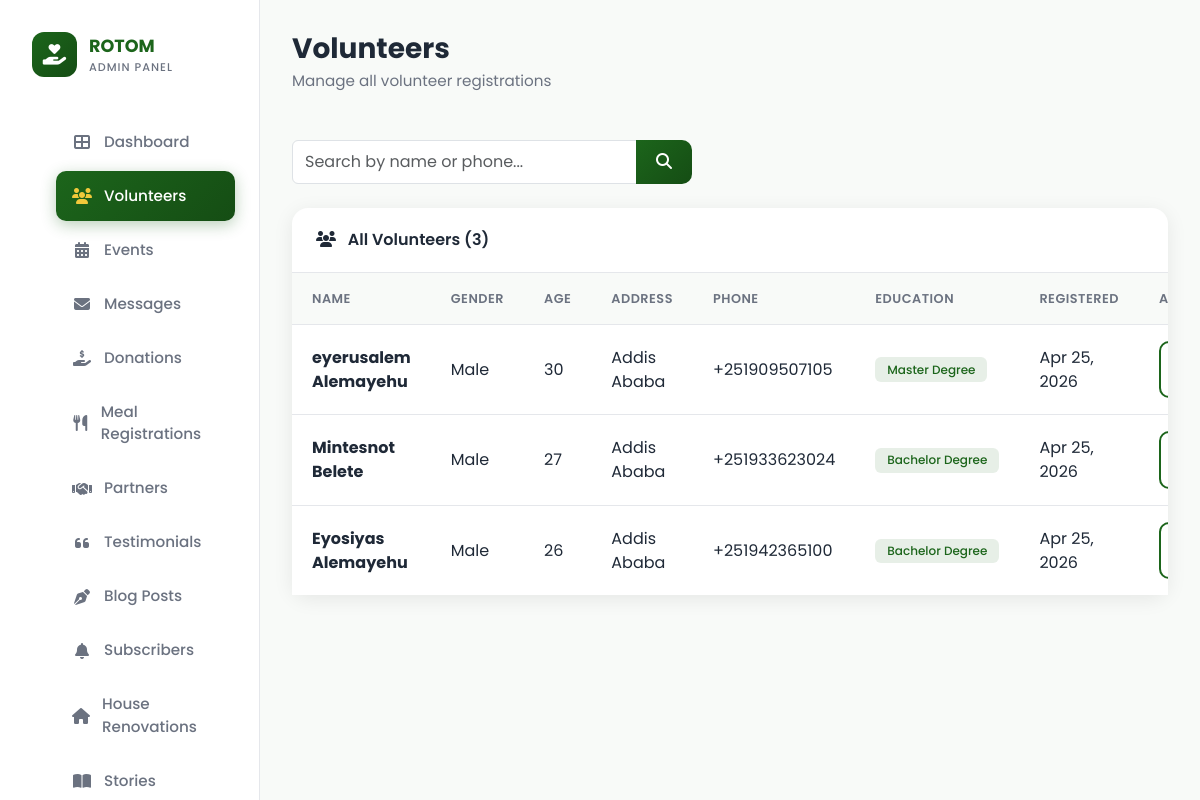
/dashboard/manage-volunteers/ (signed in), run on the app's committed database.
### rotom/models.py (models this page shows, shortened)
class VolunteerProfile(models.Model):
    TIME_CHOICES = [
        ('morning', 'Morning'),
        ('afternoon', 'Afternoon'),
    ]
    EDUCATION_CHOICES = [
        ('high_school', 'High School'),
        ('associate_degree', 'Associate Degree'),
        ('bachelor_degree', 'Bachelor Degree'),
        ('master_degree', 'Master Degree'),
        ('doctorate', 'Doctorate'),
        ('other', 'Other'),
    ]
    GENDER_CHOICES = [
        ('male', 'Male'),
        ('female', 'Female'),
    ]
    ADDRESS_CHOICES = [
        ('addis_ababa', 'Addis Ababa'),
        ('bishoftu', 'Bishoftu'),
        ('adama', 'Adama'),
        ('debre_zeit', 'Debre Zeit'),
        ('mojo', 'Mojo'),
        ('dukem', 'Dukem'),
    ]
    first_name = models.CharField(max_length=100)
    last_name = models.CharField(max_length=100)
    gender = models.CharField(max_length=10, choices=GENDER_CHOICES, default='male')
    age = models.PositiveIntegerField()
    phone_number = models.CharField(max_length=20, unique=True)
    address = models.CharField(max_length=50, choices=ADDRESS_CHOICES, default='addis_ababa')
    education_level = models.CharField(max_length=50, choices=EDUCATION_CHOICES, default='high_school')
    days_available = models.ManyToManyField(Day, blank=True)
    times_available = models.CharField(max_length=50, choices=TIME_CHOICES, default='morning')
    interests = models.ManyToManyField(InterestCategory, blank=True)
    created_at = models.DateTimeField(auto_now_add=True, blank=True, null=True)

### dashboard/views.py (the view)
# urls.py: path('manage-volunteers/', views.manage_volunteers, name='manage_volunteers'),
@staff_member_required(login_url='dashboard:login')
def manage_volunteers(request):
    search = request.GET.get('search', '')
    volunteers = VolunteerProfile.objects.all().order_by('-id')
    if search:
        volunteers = volunteers.filter(
            models.Q(first_name__icontains=search) |
            models.Q(last_name__icontains=search) |
            models.Q(phone_number__icontains=search)
        )
    paginator = Paginator(volunteers, 10)
    volunteers_paginated = paginator.get_page(request.GET.get('page'))
    return render(request, 'dashboard/manage_volunteers.html', {
        'volunteers': volunteers_paginated,
        'search': search,
    })

### rotom/context_processors.py (called while the page is built)
def navbar_pattern(request):
    try:
        active_pattern = NavbarPattern.objects.filter(is_active=True).first()
    except Exception:
        active_pattern = None
    try:
        navbar_content = {obj.key: obj.value for obj in SiteContent.objects.filter(page='navbar')}
    except Exception:
        navbar_content = {}
    return {
        'navbar_pattern': active_pattern,
        'navbar_content': navbar_content,
    }

### dashboard/templates/dashboard/manage_volunteers.html (shortened to what this page needs)
{% extends 'dashboard/base_admin.html' %}
{% block content %}
<div class="page-header d-flex justify-content-between align-items-center">
    <div>
        <h1 class="page-title">Volunteers</h1>
        <p class="page-subtitle">Manage all volunteer registrations</p>
    </div>
</div>
<form method="get" class="mb-4">
    <div class="input-group" style="max-width: 400px;">
        <input type="text" name="search" class="form-control" placeholder="Search by name or phone..." value="{{ search }}">
        <button class="btn btn-primary" type="submit"><i class="fas fa-search"></i></button>
    </div>
</form>
<div class="card">
    <div class="card-header d-flex justify-content-between align-items-center">
        <span><i class="fas fa-users me-2"></i>
            {% if search %}Results for "{{ search }}"{% else %}All Volunteers{% endif %}
            ({{ volunteers.paginator.count }})
        </span>
    </div>
    <div class="card-body p-0">
        {% if volunteers %}
        <div class="table-responsive">
            <table class="table">
                <thead>
                    <tr>
                        <th>Name</th>
                        <th>Gender</th>
                        <th>Age</th>
                        <th>Address</th>
                        <th>Phone</th>
                        <th>Education</th>
                        <th>Registered</th>
                        <th>Actions</th>
                    </tr>
                </thead>
                <tbody>
                    {% for volunteer in volunteers %}
                    <tr>
                        <td><strong>{{ volunteer.first_name }} {{ volunteer.last_name }}</strong></td>
                        <td>{{ volunteer.get_gender_display }}</td>
                        <td>{{ volunteer.age }}</td>
                        <td>{{ volunteer.get_address_display }}</td>
                        <td>{{ volunteer.phone_number }}</td>
                        <td><span class="badge badge-success">{{ volunteer.get_education_level_display }}</span></td>
                        <td>{{ volunteer.created_at|date:"M d, Y" }}</td>
                        <td>
                            <a href="{% url 'dashboard:volunteer_detail' volunteer.pk %}" class="btn btn-sm btn-outline-primary">
                            </a>
                        </td>
                    </tr>
                    {% endfor %}
                </tbody>
            </table>
        </div>
        {% else %}
        <div class="empty-state">
            <i class="fas fa-users"></i>
            <p>No volunteers{% if search %} matching "{{ search }}"{% endif %}</p>
        </div>
        {% endif %}
    </div>
</div>
{% endblock %}

### data on the page
VolunteerProfile: first_name "eyerusalem", last_name "Alemayehu", gender "Male", age "30", address "Addis Ababa", phone_number "+251909507105", education_level "Master Degree", created_at "Apr 25, 2026"
VolunteerProfile: first_name "Mintesnot", last_name "Belete", gender "Male", age "27", address "Addis Ababa", phone_number "+251933623024", education_level "Bachelor Degree", created_at "Apr 25, 2026"
VolunteerProfile: first_name "Eyosiyas", last_name "Alemayehu", gender "Male", age "26", address "Addis Ababa", phone_number "+251942365100", education_level "Bachelor Degree", created_at "Apr 25, 2026"

### other printed values
{{ volunteers.paginator.count }} "3"
